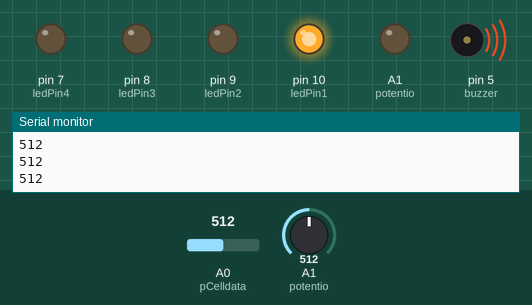
Simulated run of this sketch. Board: Arduino Uno, built with avr-gcc and run on an emulated ATmega328P. Shown: output pins drawn as LEDs (lit = HIGH), buzzer (waves = sounding), the last lines printed to the serial monitor. The inputs (shaded band) are chosen by the test bench; at power-on: A0 (pCelldata) = 512, A1 (potentio) = 512.

Above: at 1.2 s.
1.3 s: A0 (pCelldata) set to 481
At 1.9 s:
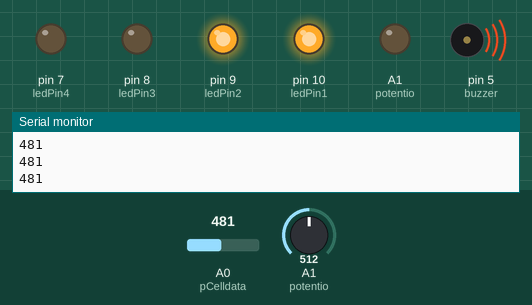
2.8 s: A0 (pCelldata) set to 259
4.3 s: A0 (pCelldata) set to 239
At 5.4 s:
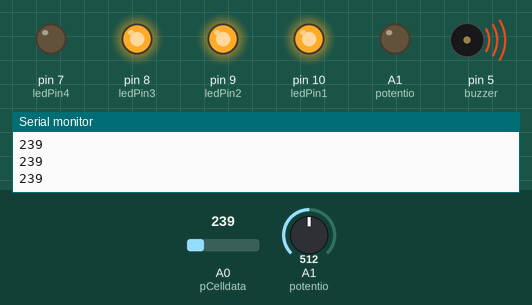
5.8 s: A0 (pCelldata) set to 108
7.3 s: A0 (pCelldata) set to 94
At 7.7 s:
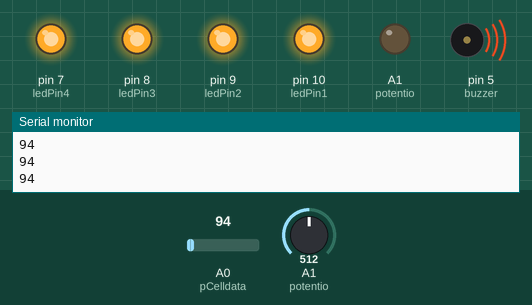
8.8 s: A0 (pCelldata) set to 110
At 10.1 s:
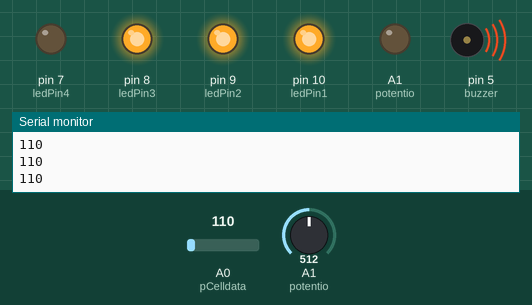
Timing chart, 0 to 11.3 s (numbered marks = the images above; inputs shaded):
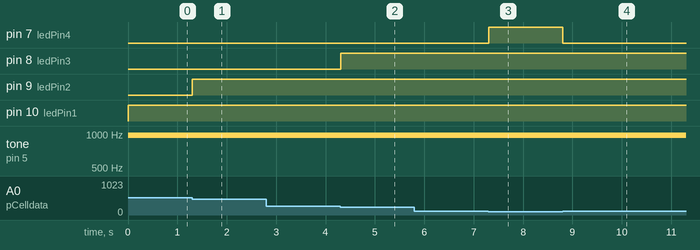

Measured:
- the behaviour switches between 500 and 499 on A0 (pCelldata) (found by bisection; images 0 and 1)
- the behaviour switches between 250 and 249 on A0 (pCelldata) (found by bisection; images 1 and 2)
- the behaviour switches between 100 and 99 on A0 (pCelldata) (found by bisection; images 2 and 3)
- after the input at 1.3 s, pin 9 (ledPin2): LOW → HIGH at once
- after the input at 4.3 s, pin 8 (ledPin3): LOW → HIGH at once
- after the input at 7.3 s, pin 7 (ledPin4): LOW → HIGH at once
- after the input at 8.8 s, pin 7 (ledPin4): HIGH → LOW at once

The sketch:

lightsensitive_led.ino
```cpp
// You will be using 4 LEDS and a photoresistor. Put all 4 LEDs next to each (preferably the same
// color). As the amount of light seen by the photoresistor decreases, increase the number of LEDs
// that are lit.
// In parallel with part 1, you will be using the passive buzzer and the potentiometer. Use the
// potentiometer as an analog input and have the output come from another analog pin. Control the
// volume or tone of the buzzer by adjusting the potentiometer. Make sure to have code to control
// the output of the buzzer based on the potentiometer.
// Be able to have your aurdino do two unconnected things at the same time, using multiple inputs
// and outputs.
// Be able to read and write to analog inputs and outputs.


int pCellReading; // record the reading and compare the amount of light recieved by the circuit
const int pCelldata = 0; // the data pin through which the audrino would read the data
const int ledPin1 = 10; // led1 pin at 10
const int ledPin2 = 9; // led2 pin at 9
const int ledPin3 = 8; // led3 pin at 8
const int ledPin4 = 7; // led4 pin at 7
const int buzzer = 5; // buzzer placed at pin 6
const int potentio = A1; // analog input

void setup() {
  // setup for the led output and buzzer
  pinMode(5,OUTPUT);
  pinMode (ledPin1, OUTPUT);
  pinMode (ledPin2, OUTPUT);
  pinMode (ledPin3, OUTPUT);
  pinMode (ledPin4, OUTPUT);
  pinMode (buzzer, OUTPUT);
  Serial.begin(9600); // to communicate with the computer and display data to the serial monitor
  pinMode (potentio, OUTPUT);


}

void loop() {


  pCellReading = analogRead (pCelldata); // read the data and set the reading
  Serial.println(pCellReading); // print the reading on the serial monitor

  // compare the reading and brightness according to the range provided
  // too dark, turn on all four leds
  if (pCellReading < 100) {
    digitalWrite(ledPin1, HIGH);
    digitalWrite(ledPin2, HIGH);
    digitalWrite(ledPin3, HIGH);
    digitalWrite(ledPin4, HIGH);
  }
  // other wise partially dark, turn on 3 leds
  else if (pCellReading < 250) {
    digitalWrite(ledPin1, HIGH);
    digitalWrite(ledPin2, HIGH);
    digitalWrite(ledPin3, HIGH);
    digitalWrite(ledPin4, LOW);
  }
  // other wise Medium, turn on 2 leds
  else if (pCellReading < 500) {
    digitalWrite(ledPin1, HIGH);
    digitalWrite(ledPin2, HIGH);
    digitalWrite(ledPin3, LOW);
    digitalWrite(ledPin4, LOW);
  }
  // other wise partially light, lurn on one led
  else if (pCellReading < 750) {
    digitalWrite(ledPin1, HIGH);
    digitalWrite(ledPin2, LOW);
    digitalWrite(ledPin3, LOW);
    digitalWrite(ledPin4, LOW);
  }
  // other wise fully lit, turn off all the leds
  else{
    digitalWrite(ledPin1, LOW);
    digitalWrite(ledPin2, LOW);
    digitalWrite(ledPin3, LOW);
    digitalWrite(ledPin4, LOW);
  }

  // code to control the buzzer through potentiometer
  int speaker = 0;
  speaker = analogRead(potentio); // read the potentiometer
  speaker = map(speaker, 0 , 3000 , 0, 200); // manage the volume and
  analogWrite(5,speaker); // write it back

}
```
